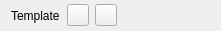
    <widget class="QWidget" name="horizontalLayoutWidget_8">
     <property name="geometry">
      <rect>
       <x>0</x>
       <y>270</y>
       <width>221</width>
       <height>31</height>
      </rect>
     </property>
     <layout class="QHBoxLayout" name="template_LO">
      <property name="spacing">
       <number>6</number>
      </property>
      <property name="topMargin">
       <number>0</number>
      </property>
      <property name="bottomMargin">
       <number>0</number>
      </property>
      <item>
       <widget class="QLabel" name="label_2">
        <property name="minimumSize">
         <size>
          <width>50</width>
          <height>0</height>
         </size>
        </property>
        <property name="maximumSize">
         <size>
          <width>50</width>
          <height>16777215</height>
         </size>
        </property>
        <property name="text">
         <string>Template</string>
        </property>
       </widget>
      </item>
      <item>
       <widget class="QPushButton" name="loadTemplate_BN">
        <property name="minimumSize">
         <size>
          <width>22</width>
          <height>22</height>
         </size>
        </property>
        <property name="maximumSize">
         <size>
          <width>22</width>
          <height>22</height>
         </size>
        </property>
        <property name="font">
         <font>
          <family>Segoe UI</family>
          <pointsize>8</pointsize>
          <weight>50</weight>
          <bold>false</bold>
          <kerning>true</kerning>
         </font>
        </property>
        <property name="toolTip">
         <string>Load template</string>
        </property>
        <property name="layoutDirection">
         <enum>Qt::LeftToRight</enum>
        </property>
        <property name="text">
         <string/>
        </property>
        <property name="flat">
         <bool>false</bool>
        </property>
       </widget>
      </item>
      <item>
       <widget class="QPushButton" name="saveTemplate_BN">
        <property name="minimumSize">
         <size>
          <width>22</width>
          <height>22</height>
         </size>
        </property>
        <property name="maximumSize">
         <size>
          <width>22</width>
          <height>22</height>
         </size>
        </property>
        <property name="font">
         <font>
          <family>Segoe UI</family>
          <pointsize>8</pointsize>
          <weight>50</weight>
          <bold>false</bold>
         </font>
        </property>
        <property name="toolTip">
         <string>Save template</string>
        </property>
        <property name="text">
         <string/>
        </property>
       </widget>
      </item>
      <item>
       <spacer name="horizontalSpacer_4">
        <property name="orientation">
         <enum>Qt::Horizontal</enum>
        </property>
        <property name="sizeHint" stdset="0">
         <size>
          <width>40</width>
          <height>20</height>
         </size>
        </property>
       </spacer>
      </item>
     </layout>
    </widget>
